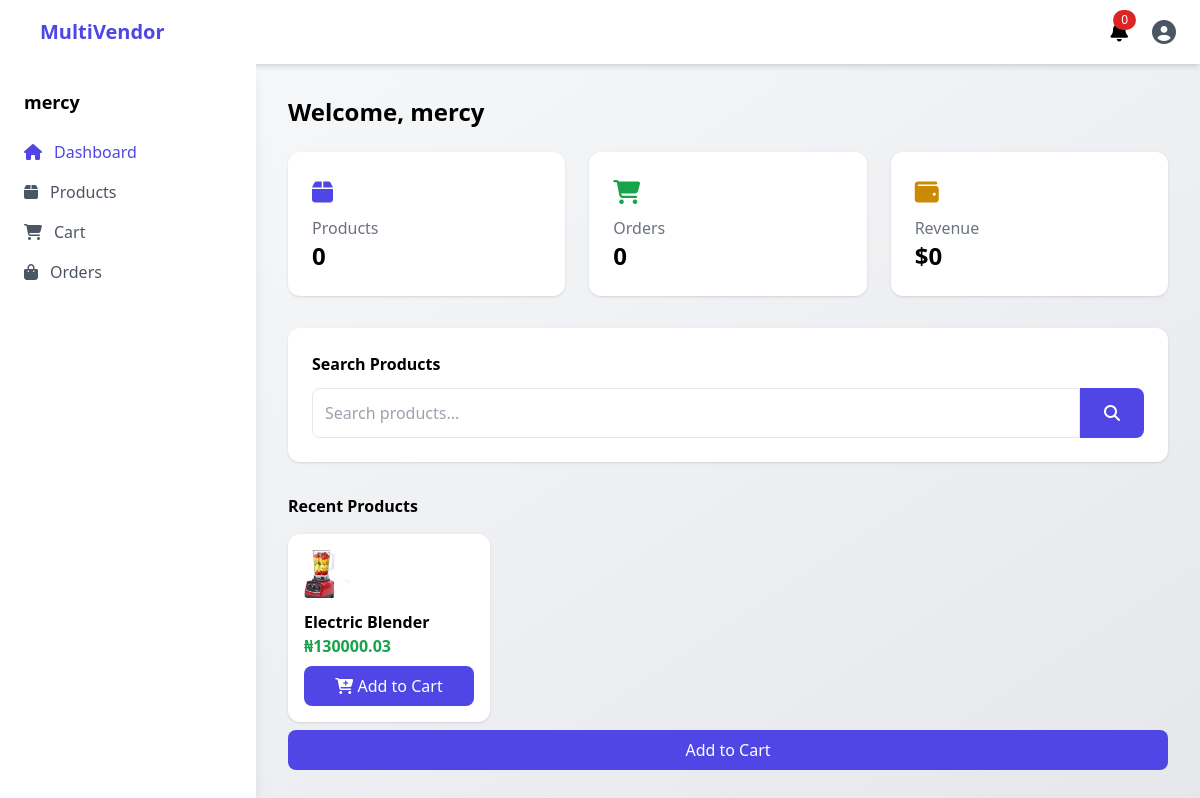
/dashboard/ (signed in), run on the app's committed database.
### multivendor/models.py (models this page shows, shortened)
class User(AbstractUser):
    ROLE_CHOICES = (
        ("buyer", "Buyer"),
        ("vendor", "Vendor"),
        ("admin", "Admin"),
    )
    role = models.CharField(
        max_length=10,
        choices=ROLE_CHOICES,
        default="buyer"
    )
    phone = models.CharField(max_length=15, blank=True)
    is_verified = models.BooleanField(default=False)

class product(models.Model):
    vendor = models.ForeignKey(Vendor, on_delete=models.CASCADE)
    category = models.ForeignKey(Category, on_delete= models.SET_NULL, null=True)
    name = models.CharField(max_length=260)
    description = models.TextField()
    price = models.DecimalField(max_digits=10, decimal_places=2)
    stock = models.IntegerField()
    image = models.ImageField(upload_to="products/", blank=True)
    is_active = models.BooleanField(default=True)
    created_at = models.DateTimeField(auto_now_add=True)

### multivendor/views.py (the view)
# urls.py: path("dashboard/", views.dashboard_view, name="dashboard"),
def dashboard_view(request):
    if not request.user.is_authenticated:
        return redirect("login")
    user = request.user
    products = product.objects.filter(is_active=True).order_by("-id")[:6]
    orders_count = Order.objects.filter(buyer=user).count()
    cart_count = 0
    cart = Cart.objects.filter(user=user).first()
    if cart:
        cart_count = CartItem.objects.filter(cart=cart).count()
    vendor_products = 0
    if user.role == "vendor":
        vendor = Vendor.objects.filter(user=user).first()
        if vendor:
            vendor_products = product.objects.filter(vendor=vendor).count()
    notifications_count = Notification.objects.filter(
        user=request.user,
        is_read=False
    ).count()
    context = {
        "products": products,
        "orders_count": orders_count,
        "cart_count": cart_count,
        "vendor_products": vendor_products,
        "notifications_count": notifications_count
    }
    return render(request, "dashboard.html", context)

### templates/dashboard.html (shortened to what this page needs)
<!DOCTYPE html>
<html>
<head>
<script src="https://cdn.tailwindcss.com"></script>
<link rel="stylesheet"
href="https://cdnjs.cloudflare.com/ajax/libs/font-awesome/6.5.0/css/all.min.css"/>
<link href="https://unpkg.com/aos@2.3.4/dist/aos.css" rel="stylesheet">
</head>
<body class="bg-gradient-to-br from-gray-50 to-gray-200 min-h-screen">
<header class="bg-white shadow-md px-6 py-4 flex justify-between items-center">
<div class="flex items-center space-x-4">
<h1 class="text-xl font-bold text-indigo-600">
MultiVendor
</h1>
</div>
<div class="flex items-center space-x-6">
    <a href="{% url 'notifications' %}" class="relative">
        <i class="fas fa-bell text-xl"></i>
        <span id="notif-count"
        class="absolute -top-2 -right-2 bg-red-600 text-white
        text-xs px-2 py-0.5 rounded-full">
        {{ notifications_count }}
        </span>
        </a>
<a href="{% url 'profile' %}" class="text-gray-600 hover:text-indigo-600">
<i class="fas fa-user-circle text-2xl"></i>
</a>
</div>
</header>
<div class="flex">
<aside id="sidebar"
class="bg-white shadow-lg w-64 min-h-screen fixed md:relative
transform -translate-x-full md:translate-x-0 transition duration-300 z-50">
<div class="p-6">
<h2 class="font-bold text-lg mb-6">
{{ request.user.username }}
</h2>
<nav class="space-y-4">
<a href="#" class="flex items-center space-x-3 text-indigo-600">
<i class="fas fa-home"></i>
<span>Dashboard</span>
</a>
<a href="/products" class="flex items-center space-x-3 text-gray-600 hover:text-indigo-600">
<i class="fas fa-box"></i>
<span>Products</span>
</a>
{% if request.user.role == "buyer" %}
<a href="/cart" class="flex items-center space-x-3 text-gray-600 hover:text-indigo-600">
<i class="fas fa-shopping-cart"></i>
<span>Cart</span>
</a>
{% endif %}
<a href="/orders" class="flex items-center space-x-3 text-gray-600 hover:text-indigo-600">
<i class="fas fa-shopping-bag"></i>
<span>Orders</span>
</a>
</nav>
</div>
</aside>
<main class="flex-1 p-8 md:ml-0">
<h2 class="text-2xl font-bold mb-6" data-aos="fade-down">
Welcome, {{ request.user.username }}
</h2>
<div class="grid md:grid-cols-3 gap-6 mb-8">
<div class="bg-white p-6 rounded-xl shadow hover:shadow-xl transition"
data-aos="fade-up">
<i class="fas fa-box text-indigo-600 text-2xl"></i>
<h3 class="text-gray-500 mt-2">Products</h3>
<p class="text-2xl font-bold">0</p>
</div>
<div class="bg-white p-6 rounded-xl shadow hover:shadow-xl transition"
data-aos="fade-up" data-aos-delay="100">
<i class="fas fa-shopping-cart text-green-600 text-2xl"></i>
<h3 class="text-gray-500 mt-2">Orders</h3>
<p class="text-2xl font-bold">0</p>
</div>
<div class="bg-white p-6 rounded-xl shadow hover:shadow-xl transition"
data-aos="fade-up" data-aos-delay="200">
<i class="fas fa-wallet text-yellow-600 text-2xl"></i>
<h3 class="text-gray-500 mt-2">Revenue</h3>
<p class="text-2xl font-bold">$0</p>
</div>
</div>
{% if request.user.role == "buyer" %}
<div class="bg-white p-6 rounded-xl shadow mb-8"
data-aos="fade-up">
<h3 class="font-bold mb-3">Search Products</h3>
<div class="flex">
<input type="text"
placeholder="Search products..."
class="w-full border p-3 rounded-l-lg">
<button class="bg-indigo-600 text-white px-6 rounded-r-lg">
<i class="fas fa-search"></i>
</button>
</div>
</div>
{% endif %}
<h3 class="font-bold mb-4" data-aos="fade-up">
    Recent Products
    </h3>
    <div class="grid md:grid-cols-4 gap-6">
    {% for p in products %}
    <div class="bg-white rounded-xl shadow hover:shadow-xl transition p-4"
    data-aos="fade-up">
    {% if p.image %}
    <img src="{{ p.image.url }}" class="h-12 w-12 rounded object-cover">
{% else %}
    <div class="h-12 w-12 bg-gray-200 rounded"></div>
{% endif %}
    <h4 class="font-semibold mt-3">
    {{ p.name }}
    </h4>
    <p class="text-green-600 font-bold">
    ₦{{ p.price }}
    </p>
    {% if request.user.role == "buyer" %}
    <a href="{% url 'add_to_cart' p.id %}"
    class="block mt-2 text-center bg-indigo-600 text-white py-2 rounded-lg">
    <i class="fas fa-cart-plus"></i> Add to Cart
    </a>
    {% endif %}
    </div>
    {% empty %}
    <p class="text-gray-500">No products yet</p>
    {% endfor %}
    </div>
{% if request.user.role == "buyer" %}
<button class="mt-2 w-full bg-indigo-600 text-white py-2 rounded-lg">
Add to Cart
</button>
{% endif %}
</div>
</body>
</html>

### data on the page
User: user.username "mercy"
product: image (picture), name "Electric Blender", price "130000.03"

### other printed values
{{ notifications_count }} "0"
